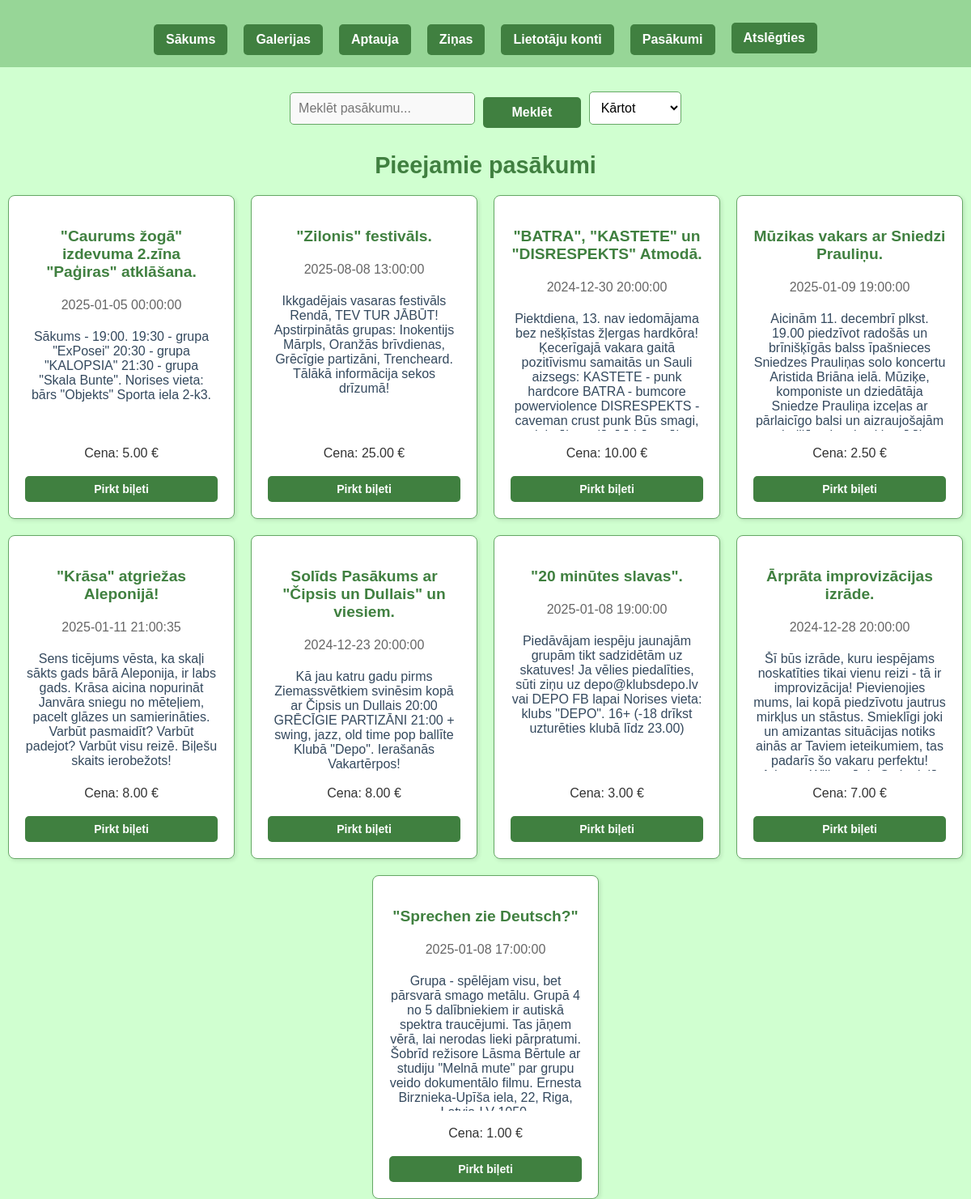
/ (signed in), run on the app's committed database.
### tables this page shows
CREATE TABLE `events` (
  `id` int(11) NOT NULL,
  `name` varchar(100) NOT NULL,
  `description` text NOT NULL,
  `price` decimal(10,2) NOT NULL,
  `date` datetime NOT NULL
);

### index.php (the view, shortened to what this page needs)
<?php
$servername = "localhost";
$username = "root";
$password = "";
$database = "ticket_service";
$conn = new mysqli($servername, $username, $password, $database);
include 'header.php';
$orderClause = "";
$searchQuery = isset($_GET['search']) ? $_GET['search'] : "";
$searchClause = $searchQuery ? "AND events.name LIKE '%$searchQuery%'" : "";
$query = "SELECT events.id AS event_id, events.name AS event_name, events.description AS event_description, events.date AS event_date,
                 events.price AS event_price
          FROM events
          WHERE 1 $searchClause $orderClause";
$result = $conn->query($query);
?>
<div class="search-sort-container">
    <form method="get" action="index.php" class="search-form">
        <input type="text" name="search" placeholder="Meklēt pasākumu..." value="<?php echo htmlspecialchars($searchQuery); ?>">
        <button type="submit" class="btn">Meklēt</button>
        <select name="sort" onchange="this.form.submit()" class="dropdown">
            <option value="">Kārtot</option>
        </select>
    </form>
</div>
<?php if ($isLoggedIn): ?>
    <h2>Pieejamie pasākumi</h2>
    <ul class="event-list">
        <?php if ($result && $result->num_rows > 0): ?>
            <?php while ($event = $result->fetch_assoc()): ?>
            <li class="event-item">
                <h3><?php echo $event['event_name']; ?></h3>
                <p class="event-date"><?php echo $event['event_date']; ?></p>
                <p class="event-description"><?php echo $event['event_description']; ?></p>
                <p class="event-price">Cena: <?php echo $event['event_price']; ?> €</p>
                <a href="booking.php?id=<?php echo $event['event_id']; ?>" class="btn">Pirkt biļeti</a>
            </li>
            <?php endwhile; ?>
        <?php else: ?>
            <p>Nav pieejamu pasākumu.</p>
        <?php endif; ?>
    </ul>
<?php else: ?>
    <p>Lūdzu, autorizējieties vai reģistrējieties, lai iegādātos biļetes.</p>
<?php endif; ?>
</body>
</html>

### style.css (style rules this page uses)
body { font-family: Arial, sans-serif; background-color: #c7ffc7d6; margin: 0; padding: 0; color: #333; }
.search-sort-container { display: flex; justify-content: center; align-items: center; margin: 20px 0; gap: 10px; }
.search-form { display: flex; align-items: center; gap: 10px; }
.search-form input[type="text"] { padding: 10px; border: 1px solid #66a866; border-radius: 5px; font-size: 16px; width: 250px; }
.search-form .dropdown { padding: 10px; border: 1px solid #66a866; border-radius: 5px; font-size: 16px; background-color: white; cursor: pointer; }
.search-form .btn { background-color: #408040; color: white; font-weight: bold; padding: 10px 15px; border: none; border-radius: 5px; cursor: pointer; transition: background-color 0.3s ease; }
.event-list { list-style: none; padding: 0; margin: 0; display: flex; flex-wrap: wrap; gap: 20px; justify-content: center; }
.event-item { background-color: white; border: 1px solid #66a866; border-radius: 8px; padding: 20px; width: 280px; box-sizing: border-box; text-align: center; box-shadow: 2px 2px 5px rgba(0, 0, 0, 0.1); transition: transform 0.3s ease-in-out; display: flex; flex-direction: column; justify-content: flex-start; height: 400px; overflow: hidden; }
.event-item h3 { font-size: 1.2em; color: #408040; margin-bottom: 5px; }
.event-date { font-size: 1em; color: #666; margin-bottom: 5px; }
.event-description { font-size: 1em; color: #34495e; margin-bottom: 3px; flex-grow: 1; overflow: hidden; word-wrap: break-word; white-space: normal; }
.event-item .btn { font-size: 14px; margin-top: 3px; background-color: #408040; color: white; padding: 8px 10px; text-decoration: none; border-radius: 5px; display: inline-block; cursor: pointer; transition: background-color 0.3s ease; }

### style_login_register.css (style rules this page uses)
h2 { text-align: center; color: #408040; font-size: 1.8em; margin-bottom: 20px; }
form input[type="text"], form input[type="password"], form input[type="email"], form select { width: 100%; padding: 12px; margin: 10px 0; border: 1px solid #66a866; border-radius: 5px; font-size: 16px; background-color: #f9f9f9; box-sizing: border-box; }
form button { width: 100%; padding: 12px; background-color: #408040; color: white; font-size: 16px; border: none; border-radius: 5px; cursor: pointer; transition: background-color 0.3s ease; margin-top: 10px; }
a { text-decoration: none; color: #408040; font-weight: bold; display: inline-block; text-align: center; margin-top: 15px; }

### data on the page
events: name "\"Caurums žogā\" izdevuma 2.zīna \"Paģiras\" atklāšana.", date "2025-01-05 00:00:00", description "Sākums - 19:00. 19:30 - grupa \"ExPosei\" 20:30 - grupa \"KALOPSIA\" 21:30 - grupa \"Skala Bunte\". Norises vieta: bārs \"Objekts\" Sporta iela 2-k3.", price "5.00"
events: name "\"Zilonis\" festivāls.", date "2025-08-08 13:00:00", description "Ikkgadējais vasaras festivāls Rendā, TEV TUR JĀBŪT! Apstirpinātās grupas: Inokentijs Mārpls, Oranžās brīvdienas, Grēcīgie partizāni, Trencheard. Tālākā informācija sekos drīzumā!", price "25.00"
events: name "\"BATRA\", \"KASTETE\" un \"DISRESPEKTS\" Atmodā.", date "2024-12-30 20:00:00", description "Piektdiena, 13. nav iedomājama bez nešķīstas žļergas hardkōra! Ķecerīgajā vakara gaitā pozitīvismu samaitās un Sauli aizsegs: KASTETE - punk hardcore BATRA - bumcore powerviolence DISRESPEKTS - caveman crust punk Būs smagi,…", price "10.00"
events: name "Mūzikas vakars ar Sniedzi Prauliņu.", date "2025-01-09 19:00:00", description "Aicinām 11. decembrī plkst. 19.00 piedzīvot radošās un brīnišķīgās balss īpašnieces Sniedzes Prauliņas solo koncertu Aristida Briāna ielā. Mūziķe, komponiste un dziedātāja Sniedze Prauliņa izceļas ar pārlaicīgo balsi un aizraujošajām…", price "2.50"
events: name "\"Krāsa\" atgriežas Aleponijā!", date "2025-01-11 21:00:35", description "Sens ticējums vēsta, ka skaļi sākts gads bārā Aleponija, ir labs gads. Krāsa aicina nopurināt Janvāra sniegu no mēteļiem, pacelt glāzes un samierināties. Varbūt pasmaidīt? Varbūt padejot? Varbūt visu reizē. Biļešu skaits ierobežots!", price "8.00"
events: name "Solīds Pasākums ar \"Čipsis un Dullais\" un viesiem.", date "2024-12-23 20:00:00", description "Kā jau katru gadu pirms Ziemassvētkiem svinēsim kopā ar Čipsis un Dullais 20:00 GRĒCĪGIE PARTIZĀNI 21:00 + swing, jazz, old time pop ballīte Klubā \"Depo\". Ierašanās Vakartērpos!", price "8.00"
events: name "\"20 minūtes slavas\".", date "2025-01-08 19:00:00", description "Piedāvājam iespēju jaunajām grupām tikt sadzidētām uz skatuves! Ja vēlies piedalīties, sūti ziņu uz depo@klubsdepo.lv vai DEPO FB lapai Norises vieta: klubs \"DEPO\". 16+ (-18 drīkst uzturēties klubā līdz 23.00)", price "3.00"
events: name "Ārprāta improvizācijas izrāde.", date "2024-12-28 20:00:00", description "Šī būs izrāde, kuru iespējams noskatīties tikai vienu reizi - tā ir improvizācija! Pievienojies mums, lai kopā piedzīvotu jautrus mirkļus un stāstus. Smieklīgi joki un amizantas situācijas notiks ainās ar Taviem ieteikumiem, tas padarīs šo vakaru perfektu!…", price "7.00"
events: name "\"Sprechen zie Deutsch?\"", date "2025-01-08 17:00:00", description "Grupa - spēlējam visu, bet pārsvarā smago metālu. Grupā 4 no 5 dalībniekiem ir autiskā spektra traucējumi. Tas jāņem vērā, lai nerodas lieki pārpratumi. Šobrīd režisore Lāsma Bērtule ar studiju \"Melnā mute\" par grupu veido dokumentālo filmu. Ernesta Birznieka-Upīša iela, 22, Riga,…", price "1.00"
